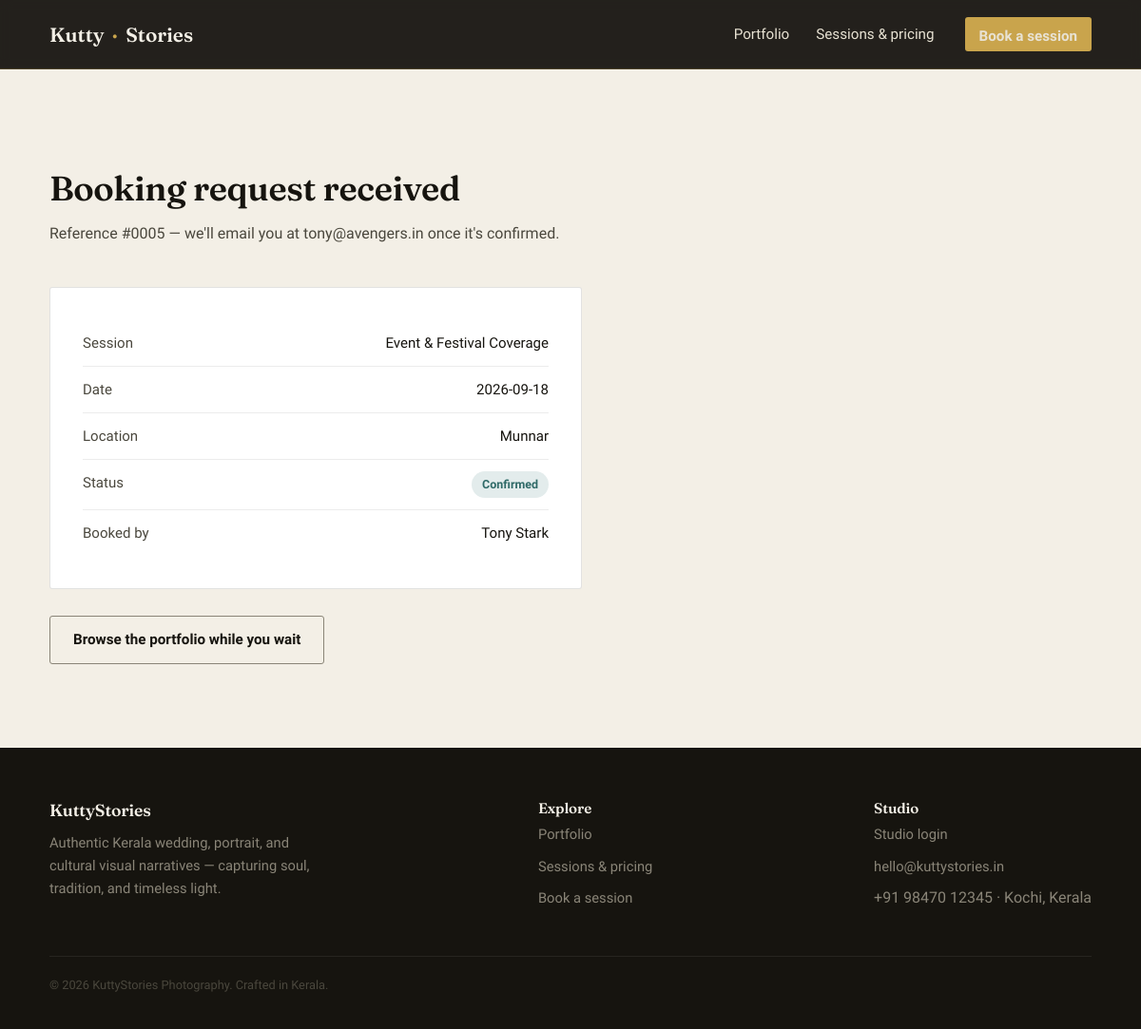
Page /booking/success/5 on the committed database.
### tables this page shows
CREATE TABLE bookings (
    id            INTEGER PRIMARY KEY AUTOINCREMENT,
    client_name   TEXT NOT NULL,
    email         TEXT NOT NULL,
    phone         TEXT NOT NULL,
    service_id    INTEGER NOT NULL,
    shoot_date    DATE NOT NULL,
    location      TEXT NOT NULL,
    message       TEXT,
    status        TEXT NOT NULL DEFAULT 'Pending',
    created_at    TIMESTAMP DEFAULT CURRENT_TIMESTAMP,
    FOREIGN KEY (service_id) REFERENCES services (id) ON DELETE RESTRICT
);

CREATE TABLE services (
    id          INTEGER PRIMARY KEY AUTOINCREMENT,
    name        TEXT NOT NULL,
    description TEXT NOT NULL,
    duration    TEXT NOT NULL,
    price       REAL NOT NULL
, image_file TEXT);

### app.py (the view)
@app.route("/booking/success/<int:booking_id>")
def booking_success(booking_id):
    booking = db.get_booking(booking_id)
    if not booking:
        abort(404)
    return render_template("booking_success.html", booking=booking)

### app.py (called while the page is built)
@app.context_processor
def inject_globals():
    return {"current_year": date.today().year}

### database.py (called while the page is built)
def get_connection():
    conn = sqlite3.connect(
        DB_PATH,
        detect_types=sqlite3.PARSE_DECLTYPES | sqlite3.PARSE_COLNAMES,
    )
    conn.row_factory = sqlite3.Row
    conn.execute("PRAGMA foreign_keys = ON")
    return conn

def get_booking(booking_id):
    conn = get_connection()
    cur = conn.cursor()
    try:
        cur.execute(
            """SELECT bookings.*, services.name AS service_name, services.price AS service_price
               FROM bookings JOIN services ON services.id = bookings.service_id
               WHERE bookings.id = ?""",
            (booking_id,),
        )
        row = cur.fetchone()
        return dict(row) if row else None
    finally:
        cur.close()
        conn.close()

### templates/booking_success.html (shortened to what this page needs)
{% extends "base.html" %}
{% block content %}
<section>
  <div class="container">
    <div class="section-head">
      <div>
        <h2>Booking request received</h2>
        <p>Reference #{{ '%04d'|format(booking.id) }} — we'll email you at {{ booking.email }} once it's confirmed.</p>
      </div>
    </div>
    <div class="summary-card">
      <div class="summary-row"><span>Session</span><span>{{ booking.service_name }}</span></div>
      <div class="summary-row"><span>Date</span><span>{{ booking.shoot_date }}</span></div>
      <div class="summary-row"><span>Location</span><span>{{ booking.location }}</span></div>
      <div class="summary-row"><span>Status</span><span class="status-pill status-{{ booking.status }}">{{ booking.status }}</span></div>
      <div class="summary-row"><span>Booked by</span><span>{{ booking.client_name }}</span></div>
    </div>
    <div style="margin-top:28px;">
      <a href="{{ url_for('gallery') }}" class="btn btn-ghost">Browse the portfolio while you wait</a>
    </div>
  </div>
</section>
{% endblock %}

### static/css/style.css (style rules this page uses)
:root { --ink: #16140f; --ink-soft: #221f18; --paper: #f3efe6; --paper-dim: #e8e2d3; --brass: #c9a44c; --brass-soft: #e3c887; --moss: #5e7a63; --rust: #b4573f; --stone: #8a8578; --stone-dark: #4a473d; --radius: 3px; --shadow: 0 18px 40px -20px rgba(10, 9, 6, 0.45); }
* { box-sizing: border-box; }
html { scroll-behavior: smooth; }
body { margin: 0; background: var(--paper); color: var(--ink); font-family: 'Work Sans', -apple-system, BlinkMacSystemFont, sans-serif; font-size: 16px; line-height: 1.6; }
h1, h2, h3, h4, .display { font-family: 'Fraunces', Georgia, serif; font-weight: 600; line-height: 1.08; margin: 0 0 0.4em; letter-spacing: -0.01em; color: var(--ink); }
p { max-width: 62ch; }
a { color: inherit; }
.container { max-width: 1160px; margin: 0 auto; padding: 0 32px; }
.btn { display: inline-block; font-family: 'Work Sans', sans-serif; font-weight: 600; font-size: 0.95rem; padding: 12px 24px; border-radius: var(--radius); text-decoration: none; border: 1px solid transparent; cursor: pointer; transition: transform 0.12s ease, background 0.15s ease, color 0.15s ease, border-color .15s ease; }
.btn-ghost { background: transparent; color: var(--ink); border-color: var(--stone); }
section { padding: 88px 0; }
.section-head { display: flex; justify-content: space-between; align-items: flex-end; gap: 24px; margin-bottom: 44px; flex-wrap: wrap; }
.section-head h2 { font-size: clamp(1.9rem, 3vw, 2.6rem); }
.section-head p { color: var(--stone-dark); margin: 0; }
.status-pill { display: inline-block; padding: 4px 11px; border-radius: 999px; font-size: 0.78rem; font-weight: 600; }
.status-Confirmed { background: #e3ecec; color: #2f6a68; }
.summary-card { background: #fff; border: 1px solid rgba(22,20,15,0.12); border-radius: var(--radius); padding: 34px; max-width: 560px; }
.summary-row { display: flex; justify-content: space-between; padding: 12px 0; border-bottom: 1px solid rgba(22,20,15,0.08); font-size: 0.94rem; }
.summary-row:last-child { border-bottom: none; }
.summary-row span:first-child { color: var(--stone-dark); }

### rows in the picture
bookings: id "0005", email "tony@avengers.in", shoot_date "2026-09-18", location "Munnar", status "Confirmed", client_name "Tony Stark"
services: service_name "Event & Festival Coverage"
